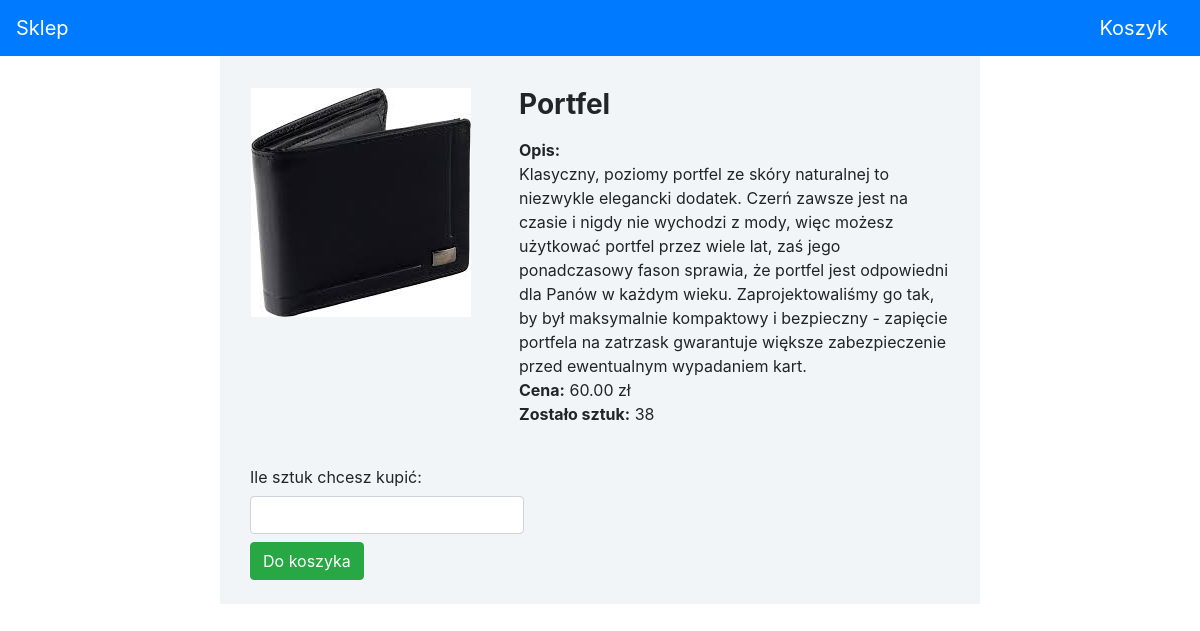
The app's page /detail/5 with its own data.
### shop/models.py (models this page shows, shortened)
class Product(models.Model):
    name = models.CharField(max_length=200)
    description = models.TextField()
    image = models.ImageField(upload_to='products')
    price = models.DecimalField(max_digits=10, decimal_places=2)
    quantity = models.PositiveIntegerField(default=0)
    active = models.BooleanField(default=True)

### shop/views.py (the view)
# urls.py: path('detail/<int:product_id>', views.detail, name='detail'),
def detail(request, product_id):
    product = get_object_or_404(Product, pk=product_id)
    return render(request, 'shop/detail.html', {'product': product})

### shop/templates/shop/detail.html (shortened to what this page needs)
<!DOCTYPE html>
    {% load static %}
    <head>
        <link rel="stylesheet" type="text/css" href="{% static 'shop/style.css' %}">
        <link rel="stylesheet" type="text/css" href="{% static 'shop/bootstrap.min.css' %}">
    </head>
    <body>
        {% include "shop/navbar.html" %}
        <div class="container">
            <div class="row justify-content-center mb-4">
                <div class="col-lg-8 col-md-11 shop-background">
                    <div class="media p-3 my-3">
                        <img class="mr-5 big-image" src="{{ product.image.url }}" alt="Zdjecie produktu"/>
                        <div class="media-body">
                            <h3 class="mb-3 font-weight-bold">{{ product.name }}</h3>
                            <div><strong>Opis:</strong><br>{{ product.description }}</div>
                            <div><strong>Cena:</strong> {{ product.price }} zł</div>
                            <div><strong>Zostało sztuk:</strong> {{ product.quantity }}</div>
                        </div>
                    </div>
                    <form method="post" action="{% url 'shop:add-to-basket' product.id %}">
                        <div class="form-group col-sm-5">
                            <label class="col-form-label" for="Quantity">Ile sztuk chcesz kupić: </label>
                            <input class="form-control" type="number" id="Quantity" name="basket-quantity" min="0" max="{{ product.quantity }}" required>
                            <input class="btn btn-success my-2" type="submit" value="Do koszyka">
                        </div>
                    </form>
                </div>
            </div>
        </div>
    </body>
</html>

### shop/static/shop/style.css (style rules this page uses)
.shop-background { background: #f2f5f7; }
.big-image { max-width: 300px; height: auto; }

### records on screen
Product: image (picture), name "Portfel", description "Klasyczny, poziomy portfel ze skóry naturalnej to niezwykle elegancki dodatek. Czerń zawsze jest na czasie i nigdy nie wychodzi z mody, więc możesz użytkować portfel przez wiele lat, zaś jego ponadczasowy fason sprawia, że portfel jest odpowiedni dla Panów w każdym wieku. Zaprojektowaliśmy go tak, by był maksymalnie kompaktowy i bezpieczny - zapięcie portfela na zatrzask gwarantuje większe zabezpieczenie przed ewentualnym wypadaniem kart.", price "60.00", quantity "38"
